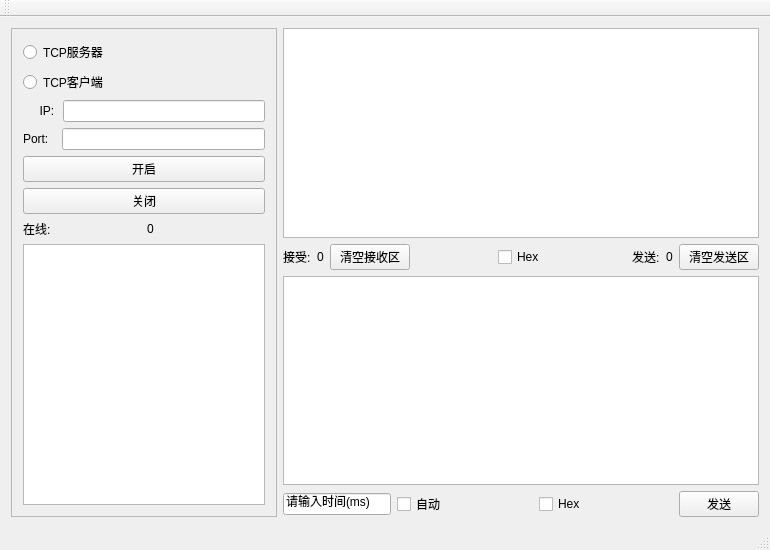
<?xml version="1.0" encoding="UTF-8"?>
<ui version="4.0">
 <class>TcpApp</class>
 <widget class="QMainWindow" name="TcpApp">
  <property name="geometry">
   <rect>
    <x>0</x>
    <y>0</y>
    <width>770</width>
    <height>550</height>
   </rect>
  </property>
  <property name="windowTitle">
   <string>TcpTools_V1.0</string>
  </property>
  <widget class="QWidget" name="centralWidget">
   <layout class="QHBoxLayout" name="horizontalLayout_7">
    <item>
     <widget class="QFrame" name="frame">
      <property name="maximumSize">
       <size>
        <width>266</width>
        <height>16777215</height>
       </size>
      </property>
      <property name="frameShape">
       <enum>QFrame::StyledPanel</enum>
      </property>
      <property name="frameShadow">
       <enum>QFrame::Raised</enum>
      </property>
      <layout class="QHBoxLayout" name="horizontalLayout_6">
       <item>
        <layout class="QVBoxLayout" name="verticalLayout">
         <property name="sizeConstraint">
          <enum>QLayout::SetFixedSize</enum>
         </property>
         <item>
          <widget class="QRadioButton" name="severRB">
           <property name="text">
            <string>TCP服务器</string>
           </property>
          </widget>
         </item>
         <item>
          <widget class="QRadioButton" name="clientRB">
           <property name="text">
            <string>TCP客户端</string>
           </property>
          </widget>
         </item>
         <item>
          <layout class="QHBoxLayout" name="horizontalLayout_4">
           <property name="sizeConstraint">
            <enum>QLayout::SetFixedSize</enum>
           </property>
           <item>
            <widget class="QLabel" name="label_3">
             <property name="text">
              <string>     IP:</string>
             </property>
            </widget>
           </item>
           <item>
            <widget class="QLineEdit" name="IpEdit">
             <property name="maximumSize">
              <size>
               <width>202</width>
               <height>16777215</height>
              </size>
             </property>
             <property name="text">
              <string/>
             </property>
            </widget>
           </item>
          </layout>
         </item>
         <item>
          <layout class="QHBoxLayout" name="horizontalLayout_5">
           <property name="sizeConstraint">
            <enum>QLayout::SetFixedSize</enum>
           </property>
           <item>
            <widget class="QLabel" name="label_5">
             <property name="text">
              <string>Port:</string>
             </property>
            </widget>
           </item>
           <item>
            <widget class="QLineEdit" name="PortEdit">
             <property name="maximumSize">
              <size>
               <width>203</width>
               <height>16777215</height>
              </size>
             </property>
             <property name="text">
              <string/>
             </property>
            </widget>
           </item>
          </layout>
         </item>
         <item>
          <widget class="QPushButton" name="StartBt">
           <property name="maximumSize">
            <size>
             <width>245</width>
             <height>16777215</height>
            </size>
           </property>
           <property name="text">
            <string>开启</string>
           </property>
          </widget>
         </item>
         <item>
          <widget class="QPushButton" name="closeBt">
           <property name="maximumSize">
            <size>
             <width>245</width>
             <height>16777215</height>
            </size>
           </property>
           <property name="text">
            <string>关闭</string>
           </property>
          </widget>
         </item>
         <item>
          <layout class="QHBoxLayout" name="horizontalLayout">
           <property name="sizeConstraint">
            <enum>QLayout::SetFixedSize</enum>
           </property>
           <item>
            <widget class="QLabel" name="label">
             <property name="maximumSize">
              <size>
               <width>120</width>
               <height>16777215</height>
              </size>
             </property>
             <property name="text">
              <string>在线:</string>
             </property>
            </widget>
           </item>
           <item>
            <widget class="QLabel" name="onlineUserCount">
             <property name="maximumSize">
              <size>
               <width>125</width>
               <height>16777215</height>
              </size>
             </property>
             <property name="text">
              <string>0</string>
             </property>
            </widget>
           </item>
          </layout>
         </item>
         <item>
          <widget class="QListWidget" name="onlineUserList">
           <property name="maximumSize">
            <size>
             <width>245</width>
             <height>16777215</height>
            </size>
           </property>
          </widget>
         </item>
        </layout>
       </item>
      </layout>
     </widget>
    </item>
    <item>
     <layout class="QVBoxLayout" name="verticalLayout_2">
      <item>
       <widget class="QListWidget" name="receiveList">
        <property name="frameShadow">
         <enum>QFrame::Raised</enum>
        </property>
        <property name="verticalScrollBarPolicy">
         <enum>Qt::ScrollBarAsNeeded</enum>
        </property>
        <property name="horizontalScrollBarPolicy">
         <enum>Qt::ScrollBarAsNeeded</enum>
        </property>
        <property name="sizeAdjustPolicy">
         <enum>QAbstractScrollArea::AdjustToContents</enum>
        </property>
        <property name="dragEnabled">
         <bool>true</bool>
        </property>
        <property name="dragDropOverwriteMode">
         <bool>true</bool>
        </property>
        <property name="dragDropMode">
         <enum>QAbstractItemView::DragDrop</enum>
        </property>
        <property name="alternatingRowColors">
         <bool>true</bool>
        </property>
        <property name="selectionBehavior">
         <enum>QAbstractItemView::SelectItems</enum>
        </property>
        <property name="verticalScrollMode">
         <enum>QAbstractItemView::ScrollPerItem</enum>
        </property>
        <property name="movement">
         <enum>QListView::Free</enum>
        </property>
        <property name="flow">
         <enum>QListView::TopToBottom</enum>
        </property>
        <property name="isWrapping" stdset="0">
         <bool>false</bool>
        </property>
        <property name="resizeMode">
         <enum>QListView::Fixed</enum>
        </property>
        <property name="viewMode">
         <enum>QListView::ListMode</enum>
        </property>
       </widget>
      </item>
      <item>
       <layout class="QHBoxLayout" name="horizontalLayout_2">
        <item>
         <widget class="QLabel" name="label_2">
          <property name="text">
           <string>接受:</string>
          </property>
         </widget>
        </item>
        <item>
         <widget class="QLabel" name="receiveNumLabel">
          <property name="text">
           <string>0</string>
          </property>
         </widget>
        </item>
        <item>
         <widget class="QPushButton" name="clearRcvBt">
          <property name="text">
           <string>清空接收区</string>
          </property>
         </widget>
        </item>
        <item>
         <spacer name="horizontalSpacer">
          <property name="orientation">
           <enum>Qt::Horizontal</enum>
          </property>
          <property name="sizeHint" stdset="0">
           <size>
            <width>40</width>
            <height>20</height>
           </size>
          </property>
         </spacer>
        </item>
        <item>
         <widget class="QCheckBox" name="checkBox_Hex_Recv">
          <property name="text">
           <string>Hex</string>
          </property>
         </widget>
        </item>
        <item>
         <spacer name="horizontalSpacer_4">
          <property name="orientation">
           <enum>Qt::Horizontal</enum>
          </property>
          <property name="sizeHint" stdset="0">
           <size>
            <width>40</width>
            <height>20</height>
           </size>
          </property>
         </spacer>
        </item>
        <item>
         <widget class="QLabel" name="label_4">
          <property name="text">
           <string>发送:</string>
          </property>
         </widget>
        </item>
        <item>
         <widget class="QLabel" name="sendNumLabel">
          <property name="text">
           <string>0</string>
          </property>
         </widget>
        </item>
        <item>
         <widget class="QPushButton" name="clearSendBt">
          <property name="text">
           <string>清空发送区</string>
          </property>
         </widget>
        </item>
       </layout>
      </item>
      <item>
       <widget class="QTextEdit" name="sendMsgEdit"/>
      </item>
      <item>
       <layout class="QHBoxLayout" name="horizontalLayout_3">
        <item>
         <widget class="QLineEdit" name="autoTimeEdit">
          <property name="text">
           <string>请输入时间(ms)</string>
          </property>
         </widget>
        </item>
        <item>
         <widget class="QCheckBox" name="autoCB">
          <property name="text">
           <string>自动</string>
          </property>
         </widget>
        </item>
        <item>
         <spacer name="horizontalSpacer_3">
          <property name="orientation">
           <enum>Qt::Horizontal</enum>
          </property>
          <property name="sizeHint" stdset="0">
           <size>
            <width>40</width>
            <height>20</height>
           </size>
          </property>
         </spacer>
        </item>
        <item>
         <widget class="QCheckBox" name="checkBox_Hex_Send">
          <property name="text">
           <string>Hex</string>
          </property>
         </widget>
        </item>
        <item>
         <spacer name="horizontalSpacer_2">
          <property name="orientation">
           <enum>Qt::Horizontal</enum>
          </property>
          <property name="sizeHint" stdset="0">
           <size>
            <width>40</width>
            <height>20</height>
           </size>
          </property>
         </spacer>
        </item>
        <item>
         <widget class="QPushButton" name="sendMsgBt">
          <property name="text">
           <string>发送</string>
          </property>
         </widget>
        </item>
       </layout>
      </item>
     </layout>
    </item>
   </layout>
  </widget>
  <widget class="QMenuBar" name="menuBar">
   <property name="geometry">
    <rect>
     <x>0</x>
     <y>0</y>
     <width>770</width>
     <height>22</height>
    </rect>
   </property>
  </widget>
  <widget class="QToolBar" name="mainToolBar">
   <attribute name="toolBarArea">
    <enum>TopToolBarArea</enum>
   </attribute>
   <attribute name="toolBarBreak">
    <bool>false</bool>
   </attribute>
  </widget>
  <widget class="QStatusBar" name="statusBar"/>
 </widget>
 <layoutdefault spacing="6" margin="11"/>
 <resources/>
 <connections/>
</ui>
